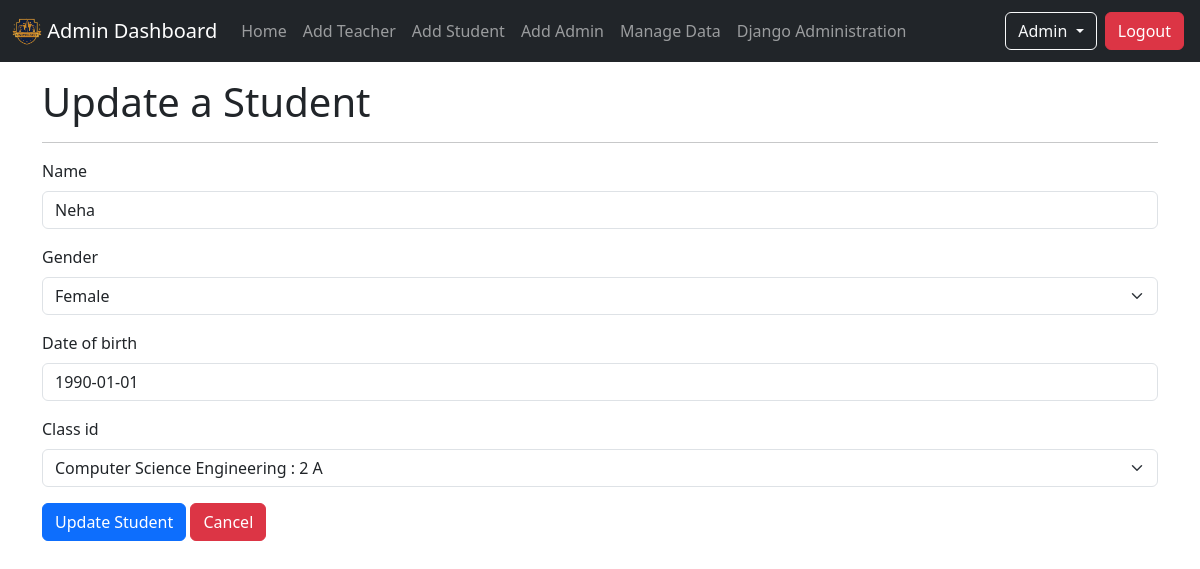
/admin_home/manage_data/students/edit/RN0001 (signed in), run on the app's committed database.
### info/models.py (models this page shows, shortened)
class User(AbstractUser):
    is_student = models.BooleanField(default=False, verbose_name='Student Status')
    is_teacher = models.BooleanField(default=False, verbose_name='Teacher Status')
    is_hod = models.BooleanField(default=False, verbose_name='HOD Status')

class Student(models.Model):
    user = models.OneToOneField(User, on_delete=models.CASCADE, null=True)
    class_id = models.ForeignKey(Class, on_delete=models.CASCADE, default='1')
    roll_number = models.CharField(max_length=50, primary_key=True)
    name = models.CharField(max_length=200)
    gender = models.CharField(max_length=50, choices=gender_choices, default='Male')
    date_of_birth = models.DateField(default='1990-21-10')

class Department(models.Model):
    id = models.CharField(max_length=50, primary_key=True)
    name = models.CharField(max_length=200)
    def __str__(self):
        return self.name

### info/views.py (the view)
# urls.py: path('admin_home/manage_data/students/edit/<str:pk>', views.UpdateStudent.as_view(), name = 'student_update'),
class UpdateStudent(LoginRequiredMixin, SuccessMessageMixin, UpdateView):
    model = Student
    fields = ['name', 'gender', 'date_of_birth', 'class_id']
    template_name = 'info/admin/student_form.html'
    success_url = reverse_lazy('info:manage_data_nav')
    success_message = "Student was successfully updated."
    context_object_name = 'student'
    pk_url_kwarg = 'pk'
    def get(self, request, *args, **kwargs):
        self.object = None
        if not request.user.is_superuser:
            return redirect('info:unauthorize_view')
        return super().get(request, *args, **kwargs)
    def get_context_data(self, **kwargs):
        context = super(UpdateStudent, self).get_context_data(**kwargs)
        context['form_type'] = 'Update'
        return context

### info/models.py (called while the page is built)
    def __str__(self):
        dept = Department.objects.get(name = self.department)
        return dept.name + ' : ' + str(self.semester) + ' ' + self.section

### info/templates/info/admin/student_form.html (shortened to what this page needs)
{% extends 'base_master.html' %}
{% load django_bootstrap5 %}
{% block content %}
    <div class="container mt-3">
        {% if form_type == 'Update' %}
            <h1>Update a Student</h1>
        {% else %}
            <h1>Create a New Student</h1>
        {% endif %}
        <hr>
        <form class="mb-3" action="" method="post">
            {% bootstrap_form form %}
            <button type="submit" class="btn btn-primary">
                {% if form_type == 'Update' %}
                    Update Student
                {% else %}
                    Create Student
                {% endif %}
           </button>
            <button type="button" class="btn btn-danger"
                onclick="window.location='{% url 'info:manage_data_nav' %}'">Cancel</button>
        </form>
    </div>
{% endblock content %}

### templates/includes/navbar.html (shortened to what this page needs)
{% load static %}
<nav class="navbar navbar-expand-sm navbar-dark bg-dark" aria-label="University Navbar">
  <div class="container-fluid">
    <a class="navbar-brand" href="/">
      <img src="{% static 'info/img/univ-logo.png' %}" alt="Logo" width="30" class="d-inline-block align-text-top">
      {% if request.user.is_authenticated  %}
        {% if request.user.is_student %}
          Student Dashboard
        {% elif request.user.is_teacher %}
          Teacher Dashboard
        {% else %}
          Admin Dashboard
        {% endif %}
      {% else %}
        University
      {% endif %}
    </a>
    <div class="collapse navbar-collapse" id="navbar">
      <ul class="navbar-nav me-auto mb-2 mb-sm-0">
        {% if request.user.is_authenticated  %}
          {% if request.user.is_student %}
            <li class="nav-item">
                <a class="nav-link" href="{% url 'info:student_view' %}">Home</a>
            </li>
            <li class="nav-item">
              <a class="nav-link" href="{% url 'info:student_attendance' request.user.student.roll_number %}">Attendance</a>
            </li>
            <li class="nav-item">
              <a class="nav-link" href="{% url 'info:student_marks' request.user.student.roll_number %}">Marks</a>
            </li>
            <li class="nav-item">
              <a class="nav-link" href="{% url 'info:student_timetable' request.user.student.class_id_id %}">Timetable</a>
            </li>
          {% else %}
            <li class="nav-item">
                <a class="nav-link" href="{% url 'info:admin_view' %}">Home</a>
            </li>
            <li class="nav-item">
              <a class="nav-link" href="{% url 'info:teacher_create' %}">Add Teacher</a>
            </li>
            <li class="nav-item">
              <a class="nav-link" href="{% url 'info:student_create' %}">Add Student</a>
            </li>
            <li class="nav-item">
              <a class="nav-link" href="{% url 'info:create_admin_user' %}">Add Admin</a>
            </li>
            <li class="nav-item">
              <a class="nav-link" href="{% url 'info:manage_data_nav' %}">Manage Data</a>
            </li>
            <li class="nav-item">
              <a class="nav-link" href="/admin" target="_blank">Django Administration</a>
            </li>
          {% endif %}
        {% endif %}
      </ul>
      <ul class="navbar-nav mb-2 mb-sm-0">
        <li class="nav-item dropdown">
          {% if request.user.is_authenticated %}
            <button class="btn btn-outline-light dropdown-toggle text-capitalize" type="button" data-bs-toggle="dropdown" data-bs-auto-close="true" aria-expanded="false">
              {% if request.user.is_teacher %}
                {{request.user.teacher.name}}
              {% elif request.user.is_student %}
                {{request.user.student.name}}
              {% else %}
                {{request.user.username}}
              {% endif %}
            </button>
            <a class="btn btn-danger m-1" href="{% url 'account_logout' %}">Logout</a>
          {% else %}
            <a class="btn btn-outline-light m-1" href="{% url 'account_login' %}">Login</a>
          {% endif %}
        </li>
      </ul>
    </div>
  </div>
</nav>

### data on the page
User: user.username "Admin"
Student: name "Neha", gender "Female", date_of_birth "1990-01-01", class_id "Computer Science Engineering : 2 A"
